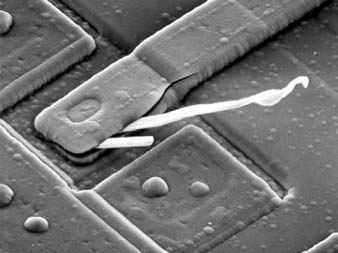
#> input picture DigitalImageProcessing/Ch4/4_29_a.jpg, 338 x 253 px
$ python as.py
#> lines starting #> are read from the running program, lines starting #| are printed output that depends on the picture
#> further down, img is the input picture: shape (253, 338); min 0, max 255, mean 112.6
#!/usr/bin/env python
# -*- coding: utf-8 -*-
# @Time    : 2019/10/24 22:24
# @Author  : ZhigangJiang
# @File    : as.py
# @Software: PyCharm
# @Description:
import cv2
import numpy as np
import matplotlib.pyplot as plt


def plt_show_opcv(title, image, cv=False):
    if image.shape.__len__() == 3:
        plt.imshow(image[:, :, ::-1])
    else:
        plt.imshow(image, cmap='gray')
    plt.title(title)
    plt.show()
    if cv:
        cv2.imshow(title, image)
        cv2.waitKey(0)


def bhpf(image, d):
#> called with d = 150
    f = np.fft.fft2(image)
    fshift = np.fft.fftshift(f)
    transfor_matrix = np.zeros(image.shape)
    M = transfor_matrix.shape[0]
#> M = 253
    N = transfor_matrix.shape[1]
#> N = 338
    for u in range(M):
        for v in range(N):
            D = np.sqrt((u - M / 2) ** 2 + (v - N / 2) ** 2)
            filter_mat = 1 / (1 + np.power(d / D, 2))
            transfor_matrix[u, v] = filter_mat
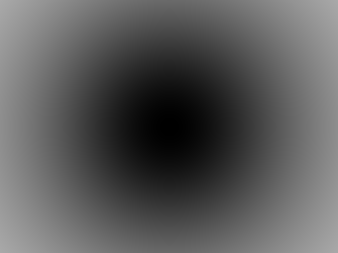
#> transfor_matrix: shape (253, 338) float64; min 1.11e-05, max 0.664, mean 0.356
    new_img = np.abs(np.fft.ifft2(np.fft.ifftshift(fshift * transfor_matrix)))
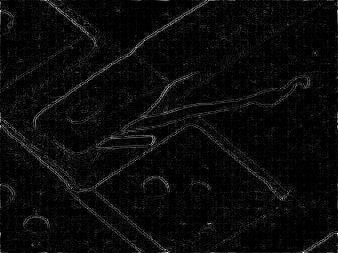
#> new_img: shape (253, 338) float64; min 0.000174, max 28.63, mean 1.3; drawn with min black and max white
    return new_img


img = cv2.imread('4_29_a.jpg', 0)
plt_show_opcv("image", img)

bhpf_re = bhpf(img, 150)

plt_show_opcv("bhpf_re", bhpf_re)

$ run again, with DigitalImageProcessing/Ch4/leaf.jpg copied over DigitalImageProcessing/Ch4/4_29_a.jpg
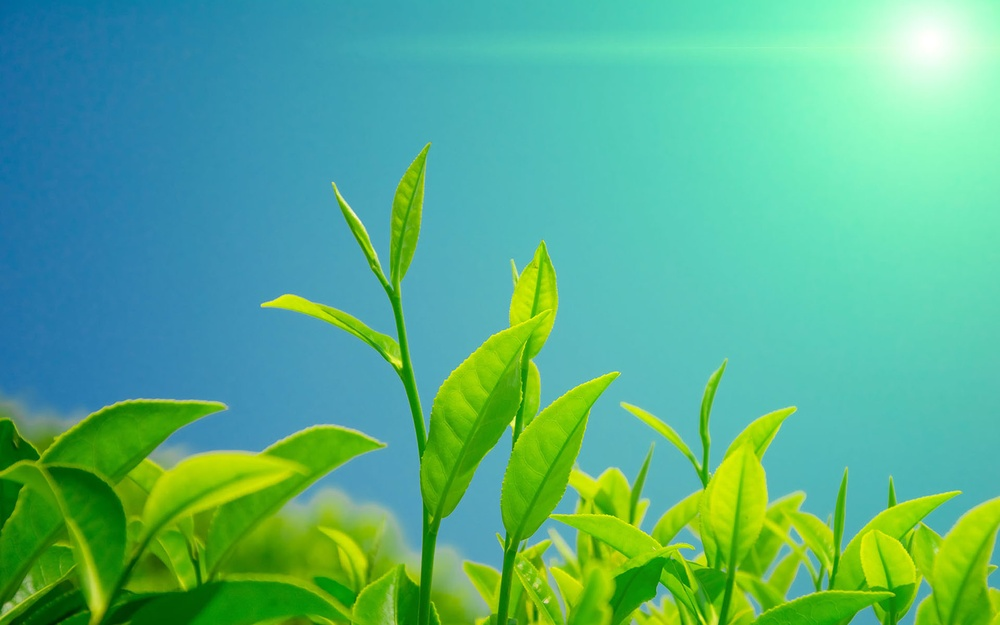
#> input picture DigitalImageProcessing/Ch4/leaf.jpg, 1000 x 625 px, shrunk from 1920 x 1200 before the run
#> after the loop in bhpf, `for u in range(M):`:
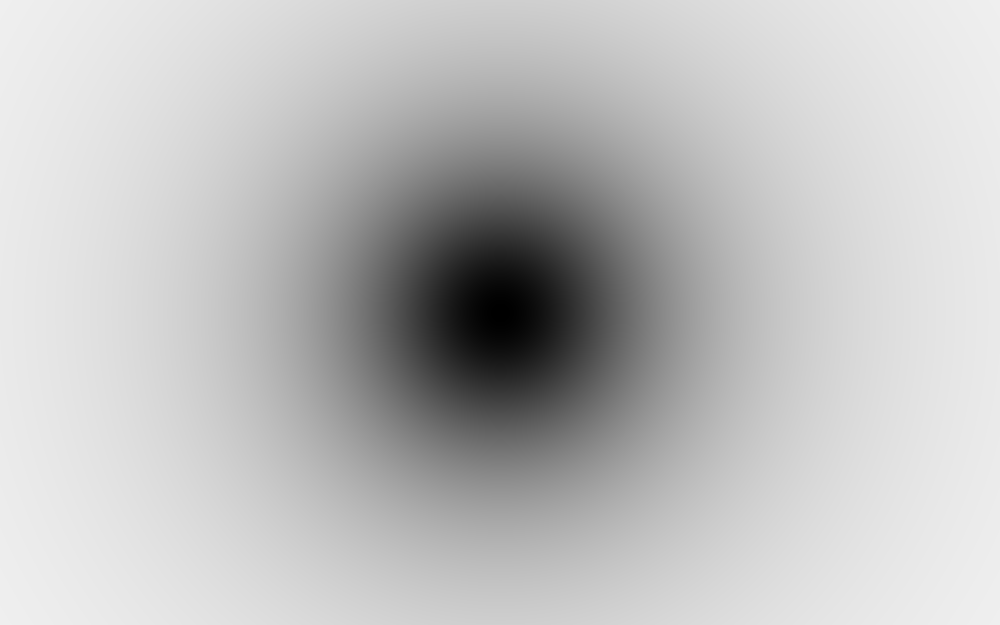
#> transfor_matrix: shape (625, 1000) float64; min 1.11e-05, max 0.939, mean 0.749
#> in bhpf, `new_img = np.abs(np.fft.ifft2(np.fft.ifftshift(fshift * transfor_matri..`:
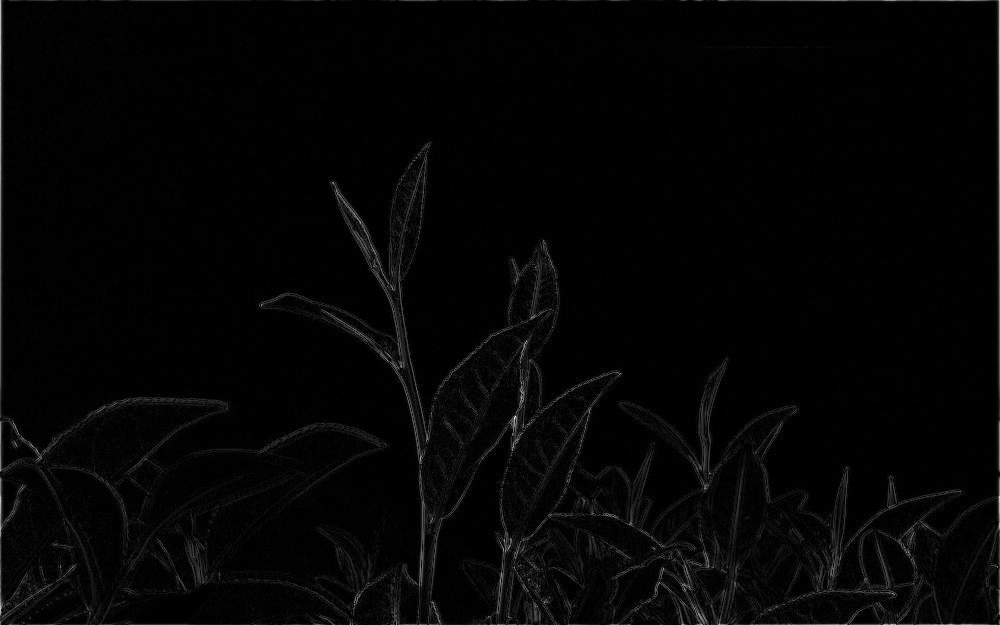
#> new_img: shape (625, 1000) float64; min 6.43e-07, max 58.18, mean 1.1; drawn with min black and max white
